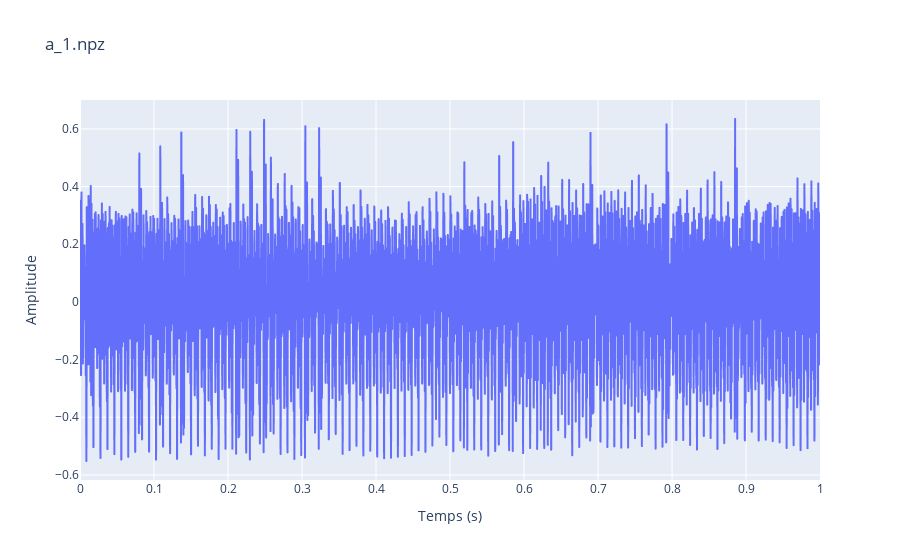
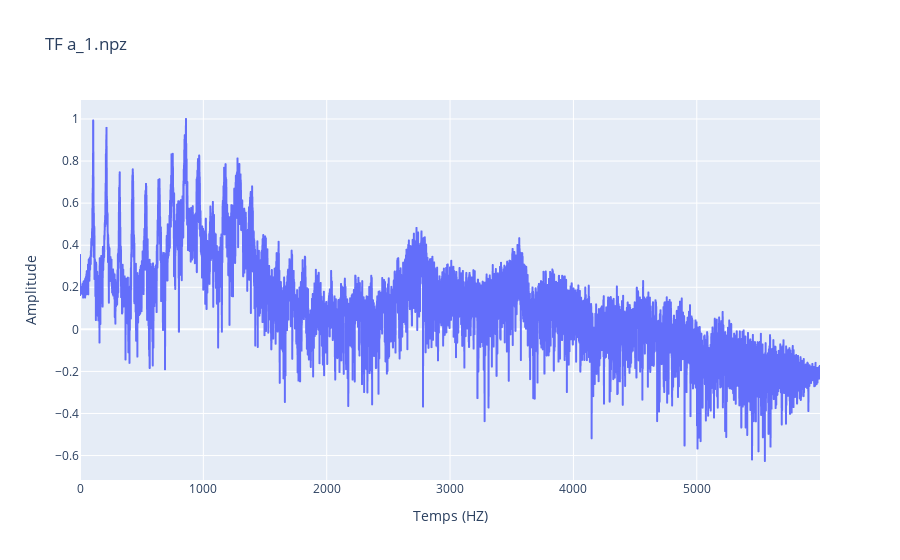

The notebook cell saved with these charts, in order:
### Markdown cell above
## **Fonctions generiques**

### Code cell
signal_dict = np.load('apprentissage/a_1.npz') # signal_dict est un dictionnaire
#contenant les données contenues dans le fichier signal.npz
s = signal_dict['s'] # extraction du signal utile
t = signal_dict['t'] # extraction du vecteur temps associé au signal

px.line(x=t, y=s, labels={"x":"Temps (s)", "y":"Amplitude"},
title="a_1.npz").show()

#help(san.trans_fourier)
nu, S = san.trans_fourier(s, t)

S = S - np.mean(S)

S = np.absolute(S)
S = np.log10(S)
S = S / np.max(S) #normalisation de l'amplitude
print(np.max(S))

px.line(x=nu, y=S, labels={"x":"Temps (HZ)", "y":"Amplitude"},
title="TF a_1.npz").show()

### Figure 1 — Plotly figure (JSON) as saved in the notebook; plotly's stock layout.template omitted (floating-point values rounded to 4 significant figures; data arrays with more than 128 entries replaced by an {"elided": "..."} marker saying what was removed)
{"data": [{"hovertemplate": "Temps (s)=%{x}<br>Amplitude=%{y}<extra></extra>", "legendgroup": "", "line": {"color": "#636efa", "dash": "solid"}, "marker": {"symbol": "circle"}, "mode": "lines", "name": "", "showlegend": false, "type": "scattergl", "x": {"elided": "12000 float values"}, "xaxis": "x", "y": {"elided": "12000 float values"}, "yaxis": "y"}], "layout": {"legend": {"tracegroupgap": 0}, "title": {"text": "a_1.npz"}, "xaxis": {"anchor": "y", "domain": [0, 1], "title": {"text": "Temps (s)"}}, "yaxis": {"anchor": "x", "domain": [0, 1], "title": {"text": "Amplitude"}}}}

### Figure 2 — Plotly figure (JSON) as saved in the notebook; plotly's stock layout.template omitted (floating-point values rounded to 4 significant figures; data arrays with more than 128 entries replaced by an {"elided": "..."} marker saying what was removed)
{"data": [{"hovertemplate": "Temps (HZ)=%{x}<br>Amplitude=%{y}<extra></extra>", "legendgroup": "", "line": {"color": "#636efa", "dash": "solid"}, "marker": {"symbol": "circle"}, "mode": "lines", "name": "", "showlegend": false, "type": "scattergl", "x": {"elided": "6000 float values"}, "xaxis": "x", "y": {"elided": "6000 float values"}, "yaxis": "y"}], "layout": {"legend": {"tracegroupgap": 0}, "title": {"text": "TF a_1.npz"}, "xaxis": {"anchor": "y", "domain": [0, 1], "title": {"text": "Temps (HZ)"}}, "yaxis": {"anchor": "x", "domain": [0, 1], "title": {"text": "Amplitude"}}}}
